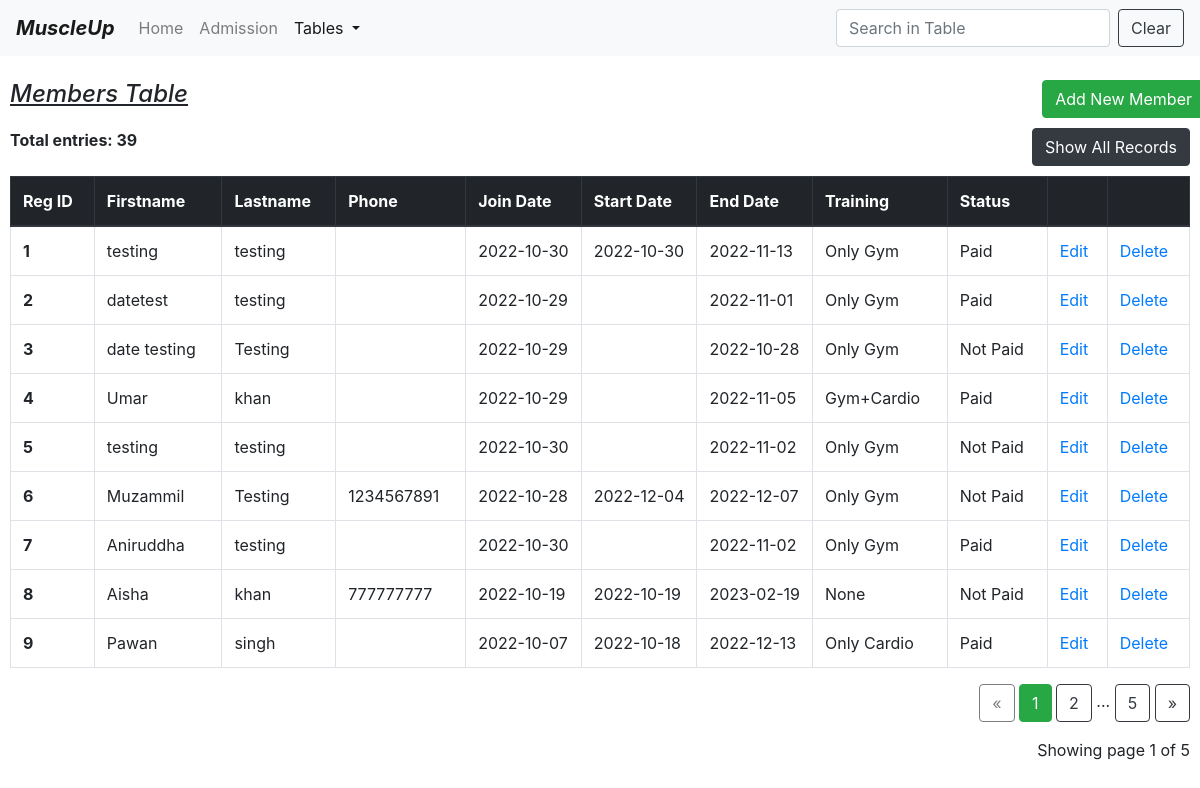
/table (signed in), run on an earlier commit of the app's database.
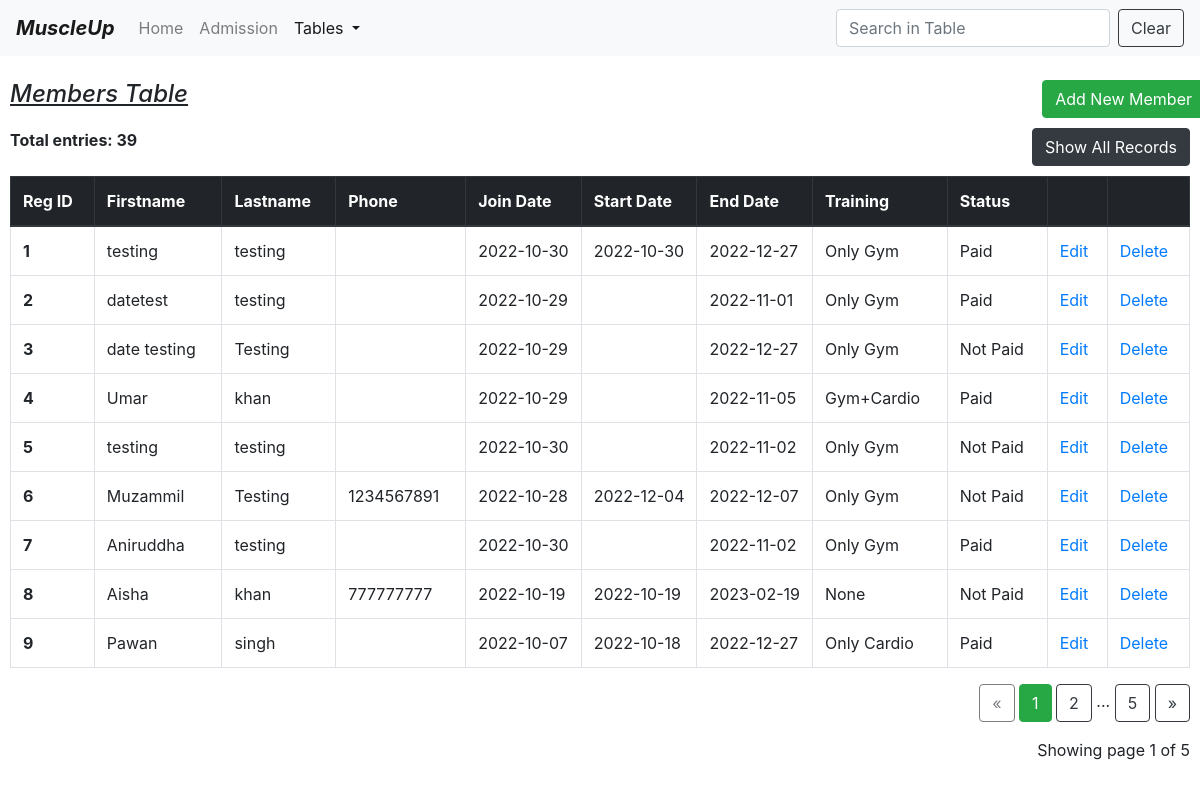
And on a later commit of the database.
### model.py (models this page shows)
class Members(db.Model):
    id = db.Column(db.Integer, primary_key=True)
    firstname = db.Column(db.String(30))
    lastname = db.Column(db.String(30))
    phoneno = db.Column(db.Integer)
    email = db.Column(db.String(30))
    joindate = db.Column(db.String(11))
    startdate = db.Column(db.String(11))
    enddate = db.Column(db.String(11))
    address = db.Column(db.String(100))
    status = db.Column(db.String(10))
    training = db.Column(db.String(10))
    amount = db.Column(db.Integer)

### app.py (the view)
@app.route("/table")
def table():
    try:
        if "username" not in session:
            flash("Please log in first")
            return render_template("login.html")
        page = request.args.get('page', 1, type=int)
        member = Members.query.order_by(Members.id).paginate(page=page, per_page=9)
        total_rows = Members.query.count()
        button_name = "Show All Records"
        path = "/table1"
        return render_template("table.html", member=member, total_rows=total_rows, button_name=button_name, path=path)
    except:
        return make_response("Something went wrong. Call Developer!")

### templates/table.html (shortened to what the changed rows need)
<!DOCTYPE html>
<html lang="en">
<head>
    <link href="https://cdn.jsdelivr.net/npm/bootstrap@4.0.0/dist/css/bootstrap.min.css"
 rel="stylesheet">
</head>
<body>
<br>
<div class="Container" style="padding-left:10px;padding-right:10px;">
    <table class="table table-bordered table-hover " id="myTable">
        <thead class="thead-dark">
        <tr>
            <th scope="col">Reg ID</th>
            <th scope="col">Firstname</th>
            <th scope="col">Lastname</th>
            <th scope="col">Phone</th>
            <th scope="col" style="width:110px">Join Date</th>
            <th scope="col" style="width:110px">Start Date</th>
            <th scope="col" style="width:110px">End Date</th>
            <th scope="col">Training</th>
            <th scope="col">Status</th>
            <th scope="col"></th>
            <th scope="col"></th>
        </tr>
        </thead>
        <tbody>
        {% for i in member.items %}
        <tr>
            <th scope="row">{{i.id}}</th>
            <td>{{i.firstname}}</td>
            <td>{{i.lastname}}</td>
            <td>{{i.phoneno}}</td>
            <td style="white-space:nowrap">{{i.joindate}}</td>
            <td style="white-space:nowrap">{{i.startdate}}</td>
            <td style="white-space:nowrap">{{i.enddate}}</td>
            <td>{{i.training}}</td>
            <td>{{i.status}}</td>
            <td><a href="/edit/{{i.id}}">Edit</a></td>
            <td><a href="/delete/{{i.id}}" onclick="return confirm('are you sure to delete ?')">Delete</a></td>
        </tr>
        {% endfor %}
        </tbody>
    </table>
    <br><br><br>
</div>
</body>
</html>

What changed in the data, as far as the page shows it:
changed Members id 1: enddate "2022-11-13" → "2022-12-27"
changed Members "date testing": enddate "2022-10-28" → "2022-12-27"
changed Members "Pawan": enddate "2022-12-13" → "2022-12-27"
